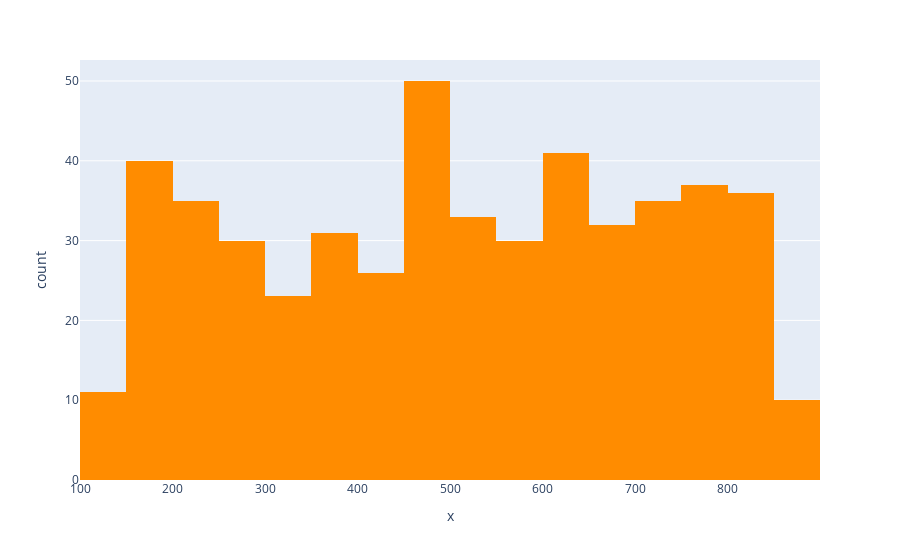

The code cell stored with this chart in its notebook:
### Code cell
px.histogram(x=vet,
             color_discrete_sequence = ['darkorange'])

### Figure 1 — Plotly figure (JSON) as saved in the notebook; plotly's stock layout.template omitted (floating-point values rounded to 4 significant figures; data arrays with more than 128 entries replaced by an {"elided": "..."} marker saying what was removed)
{"data": [{"alignmentgroup": "True", "bingroup": "x", "hovertemplate": "x=%{x}<br>count=%{y}<extra></extra>", "legendgroup": "", "marker": {"color": "darkorange", "pattern": {"shape": ""}}, "name": "", "offsetgroup": "", "orientation": "v", "showlegend": false, "type": "histogram", "x": {"elided": "500 int values"}, "xaxis": "x", "yaxis": "y"}], "layout": {"barmode": "relative", "legend": {"tracegroupgap": 0}, "margin": {"t": 60}, "xaxis": {"anchor": "y", "domain": [0, 1], "title": {"text": "x"}}, "yaxis": {"anchor": "x", "domain": [0, 1], "title": {"text": "count"}}}}
